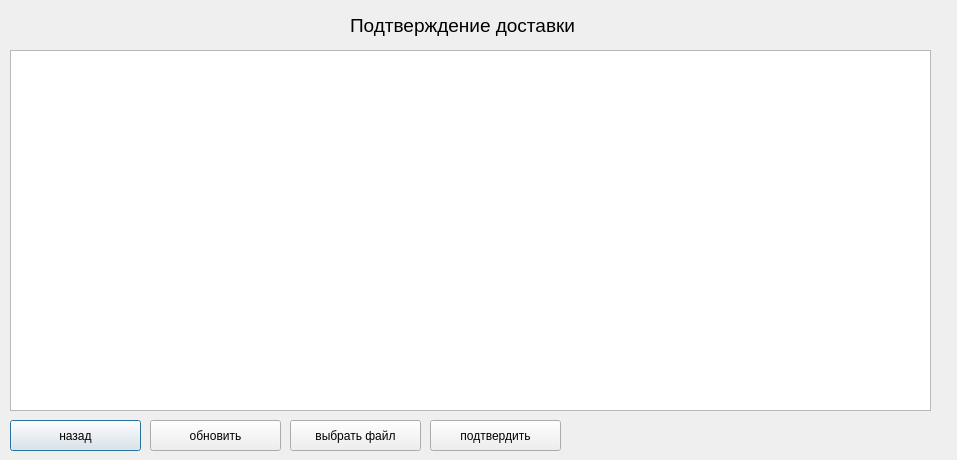
<?xml version="1.0" encoding="UTF-8"?>
<ui version="4.0">
 <class>courierwindow</class>
 <widget class="QDialog" name="courierwindow">
  <property name="geometry">
   <rect>
    <x>0</x>
    <y>0</y>
    <width>957</width>
    <height>460</height>
   </rect>
  </property>
  <property name="windowTitle">
   <string>Dialog</string>
  </property>
  <widget class="QTableWidget" name="inftable">
   <property name="geometry">
    <rect>
     <x>10</x>
     <y>50</y>
     <width>921</width>
     <height>361</height>
    </rect>
   </property>
   <attribute name="horizontalHeaderDefaultSectionSize">
    <number>182</number>
   </attribute>
  </widget>
  <widget class="QPushButton" name="backButton">
   <property name="geometry">
    <rect>
     <x>10</x>
     <y>420</y>
     <width>131</width>
     <height>31</height>
    </rect>
   </property>
   <property name="text">
    <string>назад</string>
   </property>
  </widget>
  <widget class="QPushButton" name="updateButton">
   <property name="geometry">
    <rect>
     <x>150</x>
     <y>420</y>
     <width>131</width>
     <height>31</height>
    </rect>
   </property>
   <property name="text">
    <string>обновить</string>
   </property>
  </widget>
  <widget class="QPushButton" name="pathButton">
   <property name="geometry">
    <rect>
     <x>290</x>
     <y>420</y>
     <width>131</width>
     <height>31</height>
    </rect>
   </property>
   <property name="text">
    <string>выбрать файл</string>
   </property>
  </widget>
  <widget class="QPushButton" name="confButton">
   <property name="geometry">
    <rect>
     <x>430</x>
     <y>420</y>
     <width>131</width>
     <height>31</height>
    </rect>
   </property>
   <property name="text">
    <string>подтвердить</string>
   </property>
  </widget>
  <widget class="QLabel" name="label">
   <property name="geometry">
    <rect>
     <x>350</x>
     <y>10</y>
     <width>231</width>
     <height>31</height>
    </rect>
   </property>
   <property name="font">
    <font>
     <pointsize>14</pointsize>
    </font>
   </property>
   <property name="text">
    <string>Подтверждение доставки</string>
   </property>
  </widget>
 </widget>
 <resources/>
 <connections/>
</ui>
